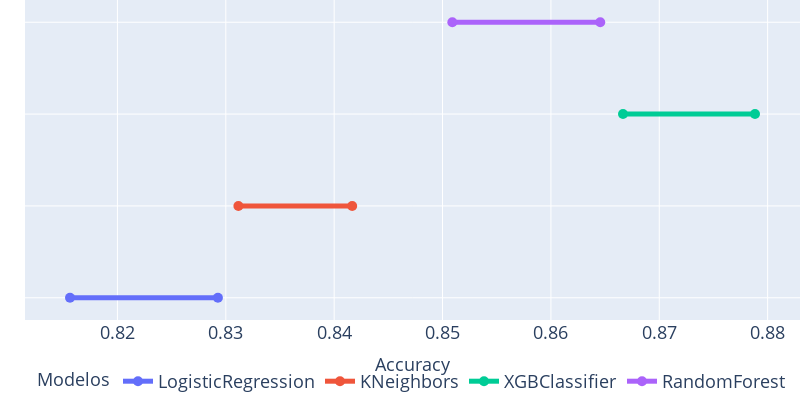

The cell this chart's notebook holds for it:
### Code cell
# Obtener los modelos únicos
modelos = results_df['model'].unique()

# Crear una figura nueva
fig_minmax = go.Figure()

# Añadir líneas para cada modelo
for modelo in modelos:
    scores = results_df[results_df['model'] == modelo]['score']
    min_score = scores.min()
    max_score = scores.max()
    fig_minmax.add_trace(go.Scatter(
        x=[min_score, max_score],
        y=[modelo, modelo],
        mode='lines+markers',
        name=modelo,
        line=dict(width=5),
        marker=dict(size=10)
    ))

fig_minmax.update_layout(
    # title="Rango de accuracy por modelo",
    xaxis_title="Accuracy",
    yaxis_title="",
    xaxis=dict(
        tickfont=dict(size=18),
        title_font=dict(size=18)
    ),
    yaxis=dict(
        categoryorder='array',
        categoryarray=list(modelos),
        showticklabels=False
    ),
    legend=dict(
        orientation='h',
        yanchor='bottom',
        y=-0.25,
        xanchor='center',
        x=0.5,
        font=dict(size=18),
        title=dict(text='Modelos', font=dict(size=18))
    ),
    margin=dict(l=0, r=0, t=0, b=0),
    width=800,
    height=400
)
fig_minmax.show()

### Figure 1 — Plotly figure (JSON) as saved in the notebook; plotly's stock layout.template omitted (floating-point values rounded to 4 significant figures)
{"data": [{"line": {"width": 5}, "marker": {"size": 10}, "mode": "lines+markers", "name": "LogisticRegression", "type": "scatter", "x": [0.8156, 0.8293], "y": ["LogisticRegression", "LogisticRegression"]}, {"line": {"width": 5}, "marker": {"size": 10}, "mode": "lines+markers", "name": "KNeighbors", "type": "scatter", "x": [0.8312, 0.8417], "y": ["KNeighbors", "KNeighbors"]}, {"line": {"width": 5}, "marker": {"size": 10}, "mode": "lines+markers", "name": "XGBClassifier", "type": "scatter", "x": [0.8667, 0.8788], "y": ["XGBClassifier", "XGBClassifier"]}, {"line": {"width": 5}, "marker": {"size": 10}, "mode": "lines+markers", "name": "RandomForest", "type": "scatter", "x": [0.8509, 0.8646], "y": ["RandomForest", "RandomForest"]}], "layout": {"height": 400, "legend": {"font": {"size": 18}, "orientation": "h", "title": {"font": {"size": 18}, "text": "Modelos"}, "x": 0.5, "xanchor": "center", "y": -0.25, "yanchor": "bottom"}, "margin": {"b": 0, "l": 0, "r": 0, "t": 0}, "width": 800, "xaxis": {"tickfont": {"size": 18}, "title": {"font": {"size": 18}, "text": "Accuracy"}}, "yaxis": {"categoryarray": ["LogisticRegression", "KNeighbors", "XGBClassifier", "RandomForest"], "categoryorder": "array", "showticklabels": false, "title": {"text": ""}}}}
